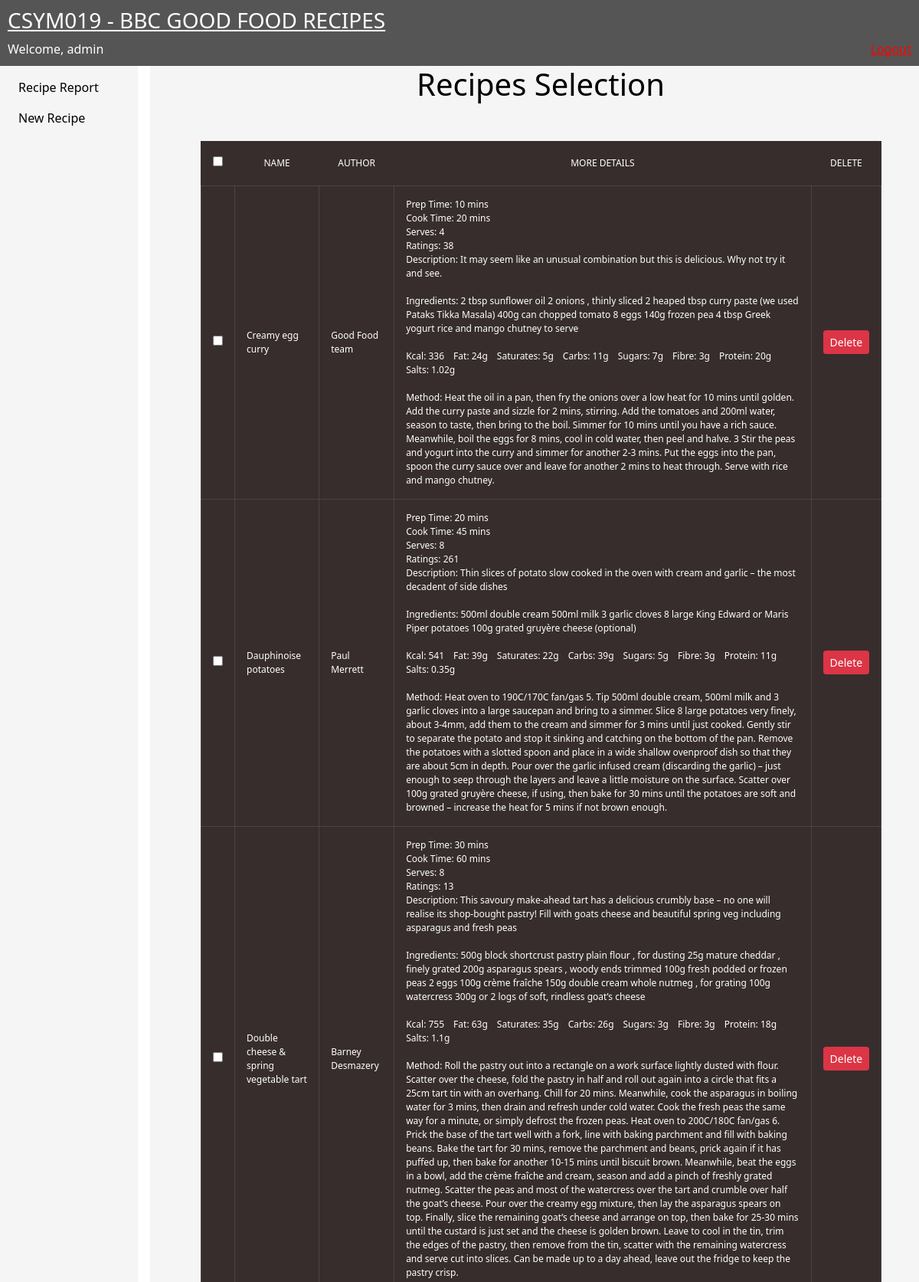
Page /recipeSelectionForm.php (signed in, upper part) on the committed database.
### tables this page shows
CREATE TABLE `users` (
  `user_id` int NOT NULL AUTO_INCREMENT,
  `username` varchar(15) NOT NULL,
  `email` varchar(40) NOT NULL,
  `password` varchar(255) NOT NULL,
  PRIMARY KEY (`user_id`)
);

CREATE TABLE `Recipes` (
  `id` int unsigned NOT NULL AUTO_INCREMENT,
  `name` varchar(255) NOT NULL,
  `author` varchar(255) NOT NULL,
  `prep` varchar(15) NOT NULL,
  `cook` varchar(15) NOT NULL,
  `serves` int NOT NULL,
  `ratings` int NOT NULL,
  `foodType` varchar(100) NOT NULL,
  `difficulty` varchar(20) NOT NULL,
  `description` varchar(255) NOT NULL,
  `ingredients` longtext NOT NULL,
  `kcal` int NOT NULL,
  `fat` float NOT NULL,
  `saturates` float NOT NULL,
  `carbs` float NOT NULL,
  `sugars` float NOT NULL,
  `fibre` float NOT NULL,
  `protein` float NOT NULL,
  `salt` float NOT NULL,
  `method` longtext NOT NULL,
  PRIMARY KEY (`id`)
);

### src/recipeSelectionForm.php (the view, shortened to what this page needs)
<?php
 require_once 'connection.php';
 $id = $_SESSION['user_login'];
 $select_stmt = $db->prepare("SELECT * FROM users WHERE user_id=:uid");
 $select_stmt->execute(array(":uid"=>$id));
 $row=$select_stmt->fetch(PDO::FETCH_ASSOC);
 if(isset($_SESSION['user_login']))
 {
 ?>
<!DOCTYPE html>
<html>
  <head>
  <link rel="stylesheet" href="https://cdn.jsdelivr.net/npm/bootstrap@5.1.3/dist/css/bootstrap.min.css">
    <link rel="stylesheet" href="layout.css">
  </head>
  <body>
  <header>
            <a class="home" href="home.php"><h3>CSYM019 - BBC GOOD FOOD RECIPES</h3></a>
            Welcome,
<?php
   echo $row['username'];
 }
?>
            <a class="logout" href="logout.php">Logout</a>
        </header>
 <nav>
            <ul>
                <li><a href="./recipeSelectionForm.php">Recipe Report</a></li>
                <li><a href="./newRecipe.php">New Recipe</a></li>
            </ul>
        </nav>
        <main>
<?php
        try
  {
   $query=$db->prepare("SELECT * FROM Recipes ORDER BY name");
   $query->execute();
   $results=$query->fetchAll();
   if(empty($results)){
    $errorMsg="Sorry No recipes Exists";
   }
   else
   {
     ?>
<h1 class="titles">Recipes Selection</h1>
<form action="recipeReport.php" method="POST">
    <table>
    <thead class='tbl-header'>
      <tr>
          <th><input type="checkbox" onClick="toggle(this)" /></th>
        <th>Name</th>
        <th>Author</th>
        <th>More Details</th>
        <th>Delete</th>
      </tr>
    </thead>
    <tbody>
    <?php
    foreach($results as $row){
      ?>
      <tr>
<?php
        echo '<td><input type="checkbox" onchange="myFunc()" name="recipeId[]" value="'. $row['id'] .'"></td>';
        echo '<td>' . $row['name'] . '</td>';
        echo '<td>' . $row['author'] . '</td>';
        echo '<td>Prep Time: ' . $row['prep'] . '<br>Cook Time: ' . $row['cook'] . '<br>Serves: ' . $row['serves']
        . '<br>Ratings: ' . $row['ratings'] . '<br>Description: ' . $row['description'] . '<br><br>Ingredients: ' .
        $row['ingredients'] . '<br><br>Kcal: ' . $row['kcal'] . '&emsp;Fat: ' . $row['fat'] . 'g&emsp;Saturates: ' . $row['saturates'] .
        'g&emsp;Carbs: ' . $row['carbs'] . 'g&emsp;Sugars: ' . $row['sugars'] . 'g&emsp;Fibre: ' . $row['fibre'] . 'g&emsp;Protein: '
        . $row['protein'] . 'g&emsp;Salts: ' . $row['salt'] . 'g<br><br>Method: ' . $row['method'] . '<br></td>';?>
        <td><a href="delete.php?id=<?php echo $row['id']?>" class="btn btn-danger btn-sm">Delete</a> </td>
      </tr>
<?php
    }
    ?>
    </tbody>
    </table>
</form>
<br>
<?php
    }
   }
  catch(PDOException $e)
  {
   echo $e->getMessage();
  }
?>
</main>
</body>
</html>

### src/layout.css (style rules this page uses)
.titles { text-align: center; }
.logout { float:right; color:red; }
.home { color:white; }
table { width: 90%; margin: 50px; border-spacing: 0px; background-color:#372d2d; }
th { padding: 20px 15px; text-align: center; font-weight: 500; font-size: 12px; color: #fff; text-transform: uppercase }
td { padding: 15px; text-align: left; vertical-align:middle; font-weight: 300; font-size: 12px; color: #fff; border: solid 1px rgba(255,255,255,0.1); }
body { display: grid; grid-template-columns: 15% 85%; grid-template-rows: auto; grid-template-areas: "header header" "nav main" "footer footer"; }
header, nav, section, aside, footer { padding: 5px; }
header { background-color: #555; color: white; padding: 10px; grid-area: header; height: fit-content; }
nav { background-color: whitesmoke; color: black; grid-area: nav; }
nav > ul { list-style-type: none; margin: 0; padding: 0; border-right: 2%; border-color: whitesmoke; border-style: solid; background-color: whitesmoke; }
nav > ul li a { display: block; color: #000; padding: 8px 16px; text-decoration: none; }
main { background-color: whitesmoke; color: black; margin-left: 1em; padding-left: 1em; grid-area: main; }

### rows in the picture
users: username "admin"
recipes: name "Creamy egg curry", author "Good Food team", prep "10 mins", cook "20 mins", serves "4", ratings "38", description "It may seem like an unusual combination but this is delicious. Why not try it and see.", ingredients "2 tbsp sunflower oil 2 onions , thinly sliced 2 heaped tbsp curry paste (we used Pataks Tikka Masala) 400g can chopped tomato 8 eggs 140g frozen pea 4 tbsp Greek yogurt rice and mango chutney to serve", kcal "336", fat "24", saturates "5", carbs "11", sugars "7", fibre "3", protein "20", salt "1.02", method "Heat the oil in a pan, then fry the onions over a low heat for 10 mins until golden. Add the curry paste and sizzle for 2 mins, stirring. Add the tomatoes and 200ml water, season to taste, then bring to the boil. Simmer for 10 mins until you have a rich sauce. Meanwhile, boil the eggs for 8 mins, cool in cold water, then peel and halve. 3 Stir the peas and yogurt into the curry and simmer for another 2-3 mins. Put the eggs into the pan, spoon the curry sauce over and leave for another 2 mins to heat through. Serve with rice and mango chutney."
recipes: name "Dauphinoise potatoes", author "Paul Merrett", prep "20 mins", cook "45 mins", serves "8", ratings "261", description "Thin slices of potato slow cooked in the oven with cream and garlic – the most decadent of side dishes", ingredients "500ml double cream 500ml milk 3 garlic cloves 8 large King Edward or Maris Piper potatoes 100g grated gruyère cheese (optional)", kcal "541", fat "39", saturates "22", carbs "39", sugars "5", fibre "3", protein "11", salt "0.35", method "Heat oven to 190C/170C fan/gas 5. Tip 500ml double cream, 500ml milk and 3 garlic cloves into a large saucepan and bring to a simmer. Slice 8 large potatoes very finely, about 3-4mm, add them to the cream and simmer for 3 mins until just cooked. Gently stir to separate the potato and stop it sinking and catching on the bottom of the pan. Remove the potatoes with a slotted spoon and place in a wide shallow ovenproof dish so that they are about 5cm in depth. Pour over the garlic infused cream (discarding the garlic) – just enough to seep through the layers and leave a little moisture on the surface. Scatter over 100g grated gruyère cheese, if using, then bake for 30 mins until the potatoes…"
recipes: name "Double cheese & spring vegetable tart", author "Barney Desmazery", prep "30 mins", cook "60 mins", serves "8", ratings "13", description "This savoury make-ahead tart has a delicious crumbly base – no one will realise its shop-bought pastry! Fill with goats cheese and beautiful spring veg including asparagus and fresh peas", ingredients "500g block shortcrust pastry plain flour , for dusting 25g mature cheddar , finely grated 200g asparagus spears , woody ends trimmed 100g fresh podded or frozen peas 2 eggs 100g crème fraîche 150g double cream whole nutmeg , for grating 100g watercress 300g or 2 logs of soft, rindless goat’s cheese", kcal "755", fat "63", saturates "35", carbs "26", sugars "3", fibre "3", protein "18", salt "1.1", method "Roll the pastry out into a rectangle on a work surface lightly dusted with flour. Scatter over the cheese, fold the pastry in half and roll out again into a circle that fits a 25cm tart tin with an overhang. Chill for 20 mins. Meanwhile, cook the asparagus in boiling water for 3 mins, then drain and refresh under cold water. Cook the fresh peas the same way for a minute, or simply defrost the frozen peas. Heat oven to 200C/180C fan/gas 6. Prick the base of the tart well with a fork, line with baking parchment and fill with baking beans. Bake the tart for 30 mins, remove the parchment and beans, prick again if it has puffed up, then bake for another 10-15 mins until biscuit brown. Meanwhile,…"
